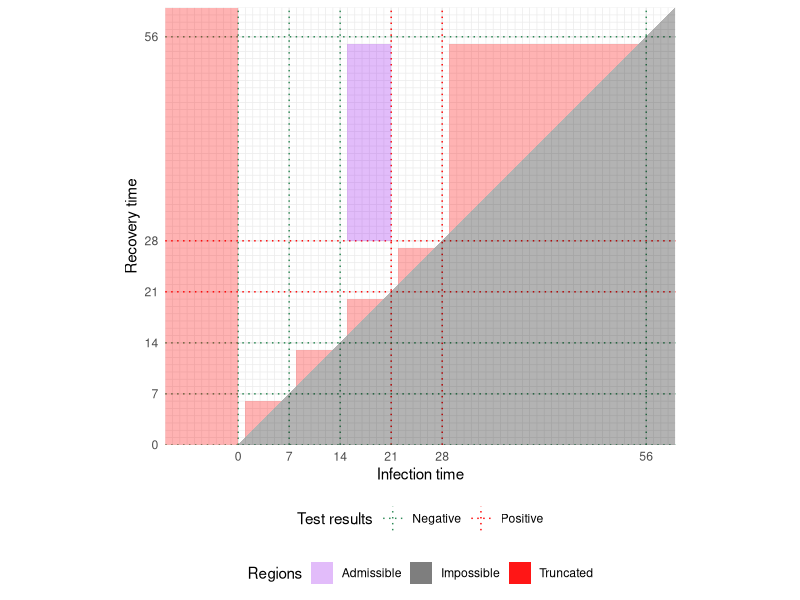

Write R code to recreate this figure.
library(ggplot2)

neg_test_dates = c(0, 7, 14, 56)
pos_test_dates = c(28, 21)
all_test_dates = sort(c(neg_test_dates, pos_test_dates))

test_lines = function(values, result) {
    if (result) {
        label = "Positive"
        colour = "Red"
    } else {
        label = "Negative"
        colour = "Green"
    }
    list(
        geom_vline(aes(colour = label, xintercept = !!values), linetype = "dotted"),
        geom_hline(aes(colour = label, yintercept = !!values), linetype = "dotted")
    )
}

shade_alpha = 0.3
plot = ggplot() +
    test_lines(pos_test_dates, TRUE) +
    test_lines(neg_test_dates, FALSE) +
    theme_minimal() +
    scale_x_continuous(breaks = all_test_dates, minor_breaks = -100:100, limits = c(-10, 60), expand = c(0, 0)) +
    scale_y_continuous(breaks = all_test_dates, minor_breaks = -100:100, limits = c(0, 60), expand = c(0, 0)) +
    labs(
        x = "Infection time",
        y = "Recovery time",
        colour = "Test results",
        fill = "Regions"
    ) +
    scale_fill_manual(
        values = c(
            "Admissible" = "purple",
            "Truncated" = "Red",
            "Impossible" = "black"
        )
    ) +
    scale_colour_manual(
        values = c(
            "Positive" = "red",
            "Negative" = "seagreen"
        )
    ) +
    geom_rect(
        aes(fill = "Truncated"),
        xmin = -Inf,
        xmax = 0,
        ymin = -Inf,
        ymax = Inf,
        alpha = shade_alpha
    ) +
    purrr::map2(
        all_test_dates + 1, dplyr::lead(all_test_dates) - 1,
        ~geom_polygon(
            aes(x = c(.x, .x, .y), y = c(.x, .y, .y), fill = "Truncated"),
            alpha = shade_alpha,
        )
    ) +
    geom_polygon(
        aes(
            fill = "Impossible",
            x = c(0, 60, Inf),
            y = c(0, 60, 0)
        ),
        alpha = shade_alpha
    ) +
    geom_rect(
        aes(fill = "Impossible"),
        xmin = 0,
        xmax = Inf,
        ymin = -Inf,
        ymax = 0,
        alpha = shade_alpha
    ) +
    geom_rect(
        aes(fill = "Admissible"),
        xmin = 15,
        xmax = 21,
        ymin = 28,
        ymax = 55,
        alpha = shade_alpha
    ) +
    coord_fixed() +
    guides(
        fill = guide_legend(
            override.aes = list(alpha = shade_alpha),
        )
    ) +
    theme(
        legend.position = "bottom",
        legend.box = "vertical"
    )
ggsave("cis-perfect-testing/regions_diag.png", width = 6, height = 5.5)
